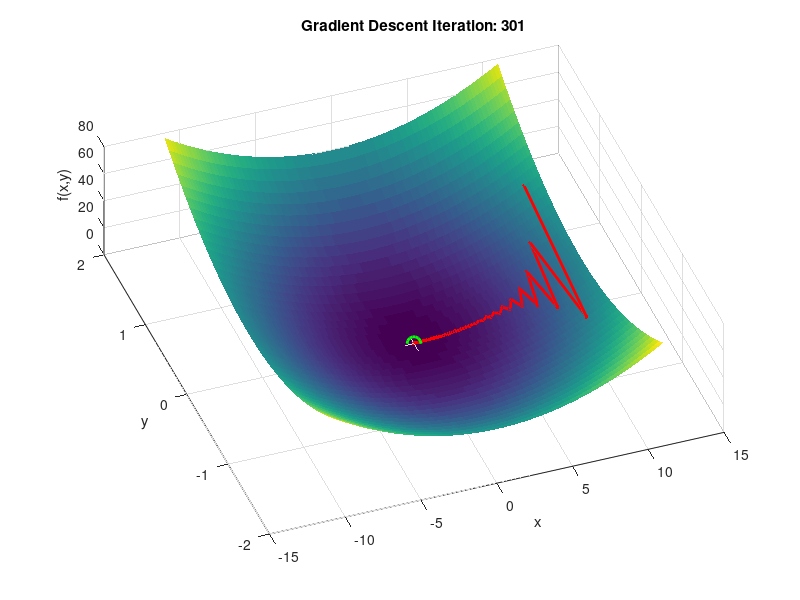

MATLAB code for this plot:
% Gradient Descent Visualization in 3D
clear; clc; close all;

% Define the function and its gradient
f = @(x, y) .3*(x).^2 + 10*(y).^2;
grad = @(x, y) [.6*(x); 20*(y)];

% Set parameters
alpha = 0.085;           % Step size. try alpha = 0.1;1.01
max_iter = 500;         % Number of iterations
x0 = [10; 1];          % Starting point
tol = 1e-6;            % tolerance of the gradient

% Create grid for plotting the surface
[xg, yg] = meshgrid(-11:0.1:11, -2:0.1:2);
zg = f(xg, yg);

% Initialize position
x = x0;
history = x;

% Run gradient descent
for i = 1:max_iter
    g = grad(x(1), x(2));
    x = x - alpha * g;
    history(:, end+1) = x;
    if norm(g) < tol
    disp(['Converged at iteration ', num2str(i)]);
    break;
    end
end

% Plotting and movie setup
figure;
axis tight manual
set(gca,'nextplot','replacechildren');
% v = VideoWriter('gradient_descent_demo.avi'); 
% open(v);

for k = 1:size(history, 2)
    surf(xg, yg, zg, 'EdgeColor', 'none');
    hold on;
    plot3(history(1,1:k), history(2,1:k), f(history(1,1:k), history(2,1:k)), 'r.-', 'LineWidth', 2, 'MarkerSize', 10);
    plot3(0, 0, f(0, 0), 'go', 'MarkerSize', 10, 'LineWidth', 2); % True minimum
    title(['Gradient Descent Iteration: ', num2str(k)]);
    xlabel('x'); ylabel('y'); zlabel('f(x,y)');
    view(-20, 70);
    drawnow;
    
    % Write frame to video
    frame = getframe(gcf);
%     writeVideo(v, frame);
    
    hold off;
end

% close(v);

% [EOF]
